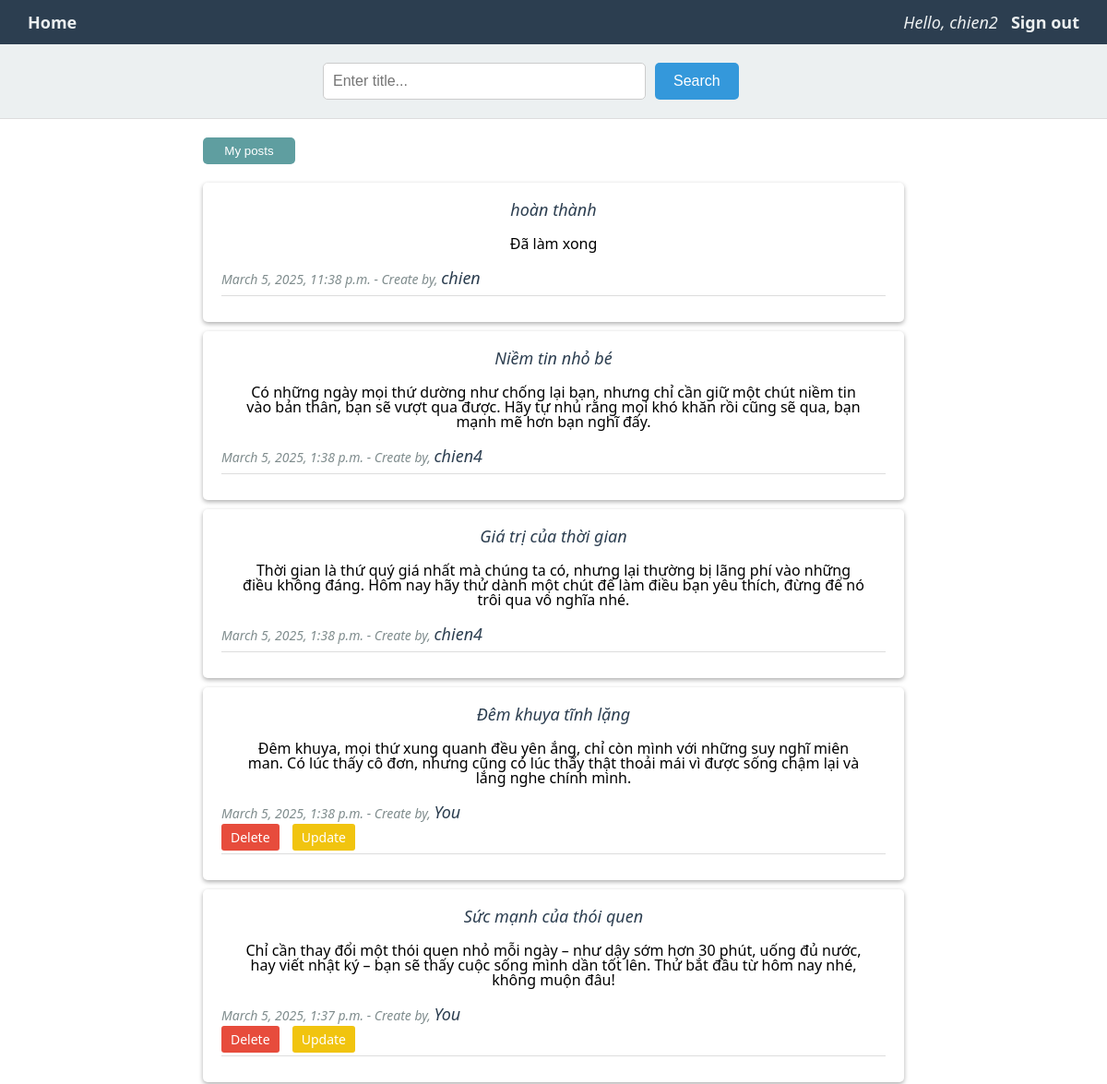
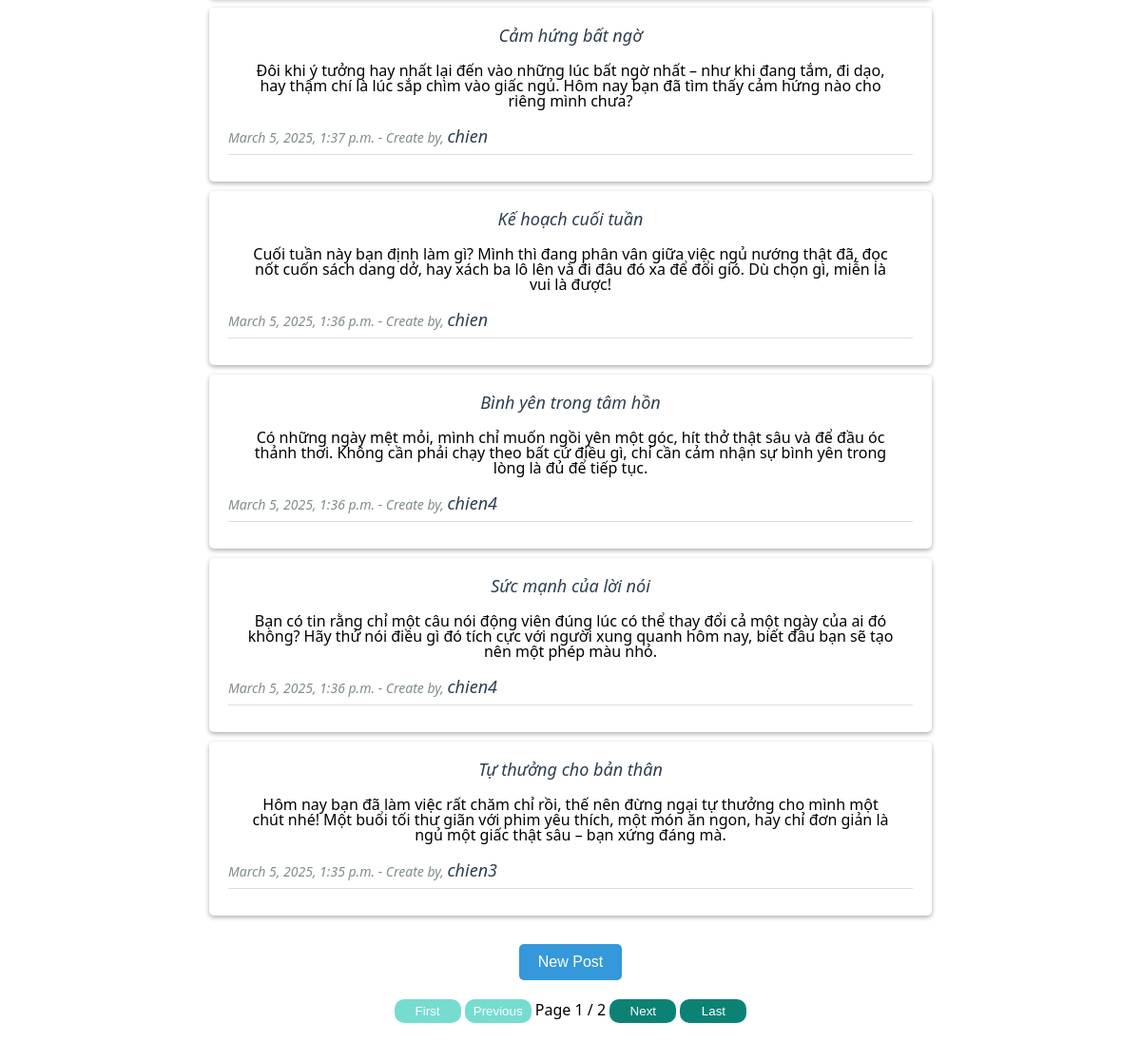
Screenshot of / (signed in) with the database file from the repository (2 pictures, top to bottom).
### accountApp/models.py (models this page shows)
class UserBlog(AbstractUser):
    phone = models.CharField(max_length=10, blank=True, null=True)
    bio = models.TextField(max_length=500, blank=True, null=True)
    def __str__(self):
        return self.username

### blogApp/models.py (models this page shows, shortened)
class Post(models.Model):
    title = models.CharField(max_length=100)
    content = models.TextField()
    date_create = models.DateTimeField(auto_now_add=True)
    author = models.ForeignKey(UserBlog, on_delete=models.CASCADE)

### blogApp/views.py (the view)
# urls.py: path('', views.index, name='home'),
def index(request):
    query = request.GET.get('q')
    if query:
        posts = Post.objects.filter(title__icontains=query).order_by('-date_create')
    else:
        posts = Post.objects.all().order_by('-date_create')
    items_per_page = 10
    paginator = Paginator(posts, items_per_page)
    page_number = request.GET.get('page')
    page_obj = paginator.get_page(page_number)
    return render(request, 'blogApp/index.html', {'page_obj':page_obj })

### templates/blogApp/index.html (shortened to what this page needs)
{% extends 'base.html' %}
{% load static %}
{% block head %}
<link rel="stylesheet" href="{% static 'blogApp/CSS/index.css' %}">
{% endblock %}
{% block body %}
<header>
    <div class="search">
        <form action="" method="get">
            <input type="text" name="q" id="search-title" placeholder="Enter title..." value="{{ request.GET.q }}">
            <button type="submit">Search</button>
        </form>
    </div>
</header>
<main class="content">
    {% if user.is_authenticated %}
    {% if request.path == '/getmypost/' %}
    <a href="{% url 'blogApp:home' %}"><button class="select-mypost-button">All posts</button></a>
    <button class="select-button" id="select-button">Select</button>
    {% else %}
    <a href="{% url 'blogApp:get-my-post' %}"><button class="select-mypost-button">My posts</button></a>
    {% endif %}
    {% endif %}
    <form action="{% url 'blogApp:delete-list-posts' %}" method="post">
        {% for post in page_obj %}
        <div class="post-content {{post.author.id}}">
            <p class="title">
                <strong>{{post.title}}</strong>
            </p>
            <p class="content-post">{{post.content}}</p>
            <i>{{post.date_create}} - Create by, <strong>{% if user == post.author %}You{% else %}{{post.author}}{% endif %}</strong></i>
            {% if user == post.author %}
            <a href="{% url 'blogApp:delete' post.id %}">Delete</a>
            <a href="{% url 'blogApp:update' post.id %}">Update</a>
            {% endif %}
            <hr>
        </div>
        {% empty %}
        <p>There aren't any posts at the moment.</p>
        {% endfor %}
    </form>
</main>
<div class="create-newpost-button-block">
    <a href="{% url 'blogApp:create' %}"><button style="margin-top: 10px;" class="create-newpost-button">New Post</button></a>
</div>
<div class="paginator">
{% if page_obj.paginator.num_pages > 1 %}
    {% if page_obj.has_previous %}
        <a href="?page=1&q={{request.GET.q}}"><button>First</button></a>
        <a href="?page={{ page_obj.previous_page_number }}&q={{request.GET.q}}"><button>Previous</button></a>
    {% else %}
        <button disabled>First</button>
        <button disabled>Previous</button>
        {% endif %}
        <span class="current">
            Page {{ page_obj.number }} / {{ page_obj.paginator.num_pages }}
        </span>
    {% if page_obj.has_next %}
        <a href="?page={{ page_obj.next_page_number }}&q={{request.GET.q}}"><button>Next</button></a>
        <a href="?page={{ page_obj.paginator.num_pages }}&q={{request.GET.q}}"><button>Last</button></a>
    {% else %}
        <button disabled>Next</button>
        <button disabled>Last</button>
    {% endif %}
{% endif %}
</div>
{% endblock %}

### templates/base.html (shortened to what this page needs)
{% load static %}
<!DOCTYPE html>
<html lang="en">
    <head>
        <link rel="stylesheet" href="{% static 'reset.css' %}">
        <link rel="stylesheet" href="{% static 'base.css' %}">
        {% block head %}{% endblock %}
    </head>
    <body>
        <nav>
            <div class="nav-home">
                <a href="{% url 'blogApp:home' %}">Home</a>
            </div>
            <div class="nav-accounts">
                {% if user.is_authenticated %}
                <span>Hello, <i>{{user.username}}</i></span>
                <a href="{% url 'account:logout' %}">Sign out</a>
                {% else %}
                <a href="{% url 'account:login' %}">Sign in</a>
                <a href="{% url 'account:register' %}">Sign up</a>
                {% endif %}
            </div>
        </nav>
        {% block body %}{% endblock %}
    </body>
</html>

### static/base.css (style rules this page uses)
* { box-sizing: border-box; }
body { font-family: 'Segoe UI', Tahoma, Geneva, Verdana, sans-serif; }
nav { background-color: #2c3e50; padding: 15px 20px; box-shadow: 0 2px 5px rgba(0, 0, 0, 0.1); display: flex; }
nav a { color: #ecf0f1; text-decoration: none; font-size: 18px; font-weight: bold; transition: color 0.3s; padding: 10px; border-radius: 10px; }
nav .nav-accounts { margin-left: auto; }
nav .nav-accounts span { font-size: 18px; font-style: italic; color: #ecf0f1; }

### static/blogApp/CSS/index.css (style rules this page uses)
header { padding: 20px; background-color: #ecf0f1; border-bottom: 1px solid #ddd; }
.search { display: flex; justify-content: center; }
.search form { display: flex; gap: 10px; max-width: 500px; width: 100%; }
.search input[type="text"] { padding: 10px; font-size: 16px; border: 1px solid #ccc; border-radius: 5px; width: 70%; outline: none; transition: border-color 0.3s; }
.search button { padding: 10px 20px; background-color: #3498db; color: white; border: none; border-radius: 5px; cursor: pointer; font-size: 16px; transition: background-color 0.3s; }
.content { max-width: 800px; margin: 20px auto; padding: 0 20px; }
.content button, .content .delete-select-button { width: 100px; margin-bottom: 20px; padding: 7px; border-radius: 5px; border: none; background-color: cadetblue; color: #fff; cursor: pointer; }
.post-content { background-color: white; padding: 20px; margin-bottom: 10px; border-radius: 5px; box-shadow: 0 2px 5px rgba(0, 0, 0, 0.321); }
.post-content p { margin-bottom: 10px; }
.post-content strong { font-size: 18px; color: #2c3e50; }
.post-content i { font-style: italic; display: block; color: #7f8c8d; font-size: 14px; margin-bottom: 10px; }
.post-content a { text-decoration: none; padding: 5px 10px; border-radius: 3px; font-size: 14px; margin-right: 10px; }
.post-content a[href*="delete"] { background-color: #e74c3c; color: white; }
.post-content a[href*="update"] { background-color: #f1c40f; color: white; }
.content p { text-align: center; color: #7f8c8d; font-style: italic; }
.content .content-post { font-style: normal; color: #000; margin: 20px; }
.create-newpost-button-block { text-align: center; margin: 20px 0; }
.create-newpost-button { padding: 10px 20px; background-color: #3498db; color: white; border: none; border-radius: 5px; cursor: pointer; font-size: 16px; transition: background-color 0.3s; }
hr { border: none; border-top: 1px solid #ddd; margin-top: 10px; }
.paginator { margin: 20px; position: relative; text-align: center; }
.paginator button { width: 70px; cursor: pointer; background-color: rgb(12, 130, 117); border: none; border-radius: 10px; padding: 5px; color: #fff; }
.paginator button[disabled] { background-color: rgb(118, 220, 208); }

### rows the page displays
UserBlog: username "chien2"
Post: title "hoàn thành", content "Đã làm xong", date_create "March 5, 2025, 11:38 p.m.", author "chien"
Post: title "Niềm tin nhỏ bé", content "Có những ngày mọi thứ dường như chống lại bạn, nhưng chỉ cần giữ một chút niềm tin vào bản thân, bạn sẽ vượt qua được. Hãy tự nhủ rằng mọi khó khăn rồi cũng sẽ qua, bạn mạnh mẽ hơn bạn nghĩ đấy.", date_create "March 5, 2025, 1:38 p.m.", author "chien4"
Post: title "Giá trị của thời gian", content "Thời gian là thứ quý giá nhất mà chúng ta có, nhưng lại thường bị lãng phí vào những điều không đáng. Hôm nay hãy thử dành một chút để làm điều bạn yêu thích, đừng để nó trôi qua vô nghĩa nhé.", date_create "March 5, 2025, 1:38 p.m.", author "chien4"
Post: title "Đêm khuya tĩnh lặng", content "Đêm khuya, mọi thứ xung quanh đều yên ắng, chỉ còn mình với những suy nghĩ miên man. Có lúc thấy cô đơn, nhưng cũng có lúc thấy thật thoải mái vì được sống chậm lại và lắng nghe chính mình.", date_create "March 5, 2025, 1:38 p.m.", shows "You", shows "Delete"
Post: title "Sức mạnh của thói quen", content "Chỉ cần thay đổi một thói quen nhỏ mỗi ngày – như dậy sớm hơn 30 phút, uống đủ nước, hay viết nhật ký – bạn sẽ thấy cuộc sống mình dần tốt lên. Thử bắt đầu từ hôm nay nhé, không muộn đâu!", date_create "March 5, 2025, 1:37 p.m.", shows "You", shows "Delete"
Post: title "Cảm hứng bất ngờ", content "Đôi khi ý tưởng hay nhất lại đến vào những lúc bất ngờ nhất – như khi đang tắm, đi dạo, hay thậm chí là lúc sắp chìm vào giấc ngủ. Hôm nay bạn đã tìm thấy cảm hứng nào cho riêng mình chưa?", date_create "March 5, 2025, 1:37 p.m.", author "chien"
Post: title "Kế hoạch cuối tuần", content "Cuối tuần này bạn định làm gì? Mình thì đang phân vân giữa việc ngủ nướng thật đã, đọc nốt cuốn sách dang dở, hay xách ba lô lên và đi đâu đó xa để đổi gió. Dù chọn gì, miễn là vui là được!", date_create "March 5, 2025, 1:36 p.m.", author "chien"
Post: title "Bình yên trong tâm hồn", content "Có những ngày mệt mỏi, mình chỉ muốn ngồi yên một góc, hít thở thật sâu và để đầu óc thảnh thơi. Không cần phải chạy theo bất cứ điều gì, chỉ cần cảm nhận sự bình yên trong lòng là đủ để tiếp tục.", date_create "March 5, 2025, 1:36 p.m.", author "chien4"
Post: title "Sức mạnh của lời nói", content "Bạn có tin rằng chỉ một câu nói động viên đúng lúc có thể thay đổi cả một ngày của ai đó không? Hãy thử nói điều gì đó tích cực với người xung quanh hôm nay, biết đâu bạn sẽ tạo nên một phép màu nhỏ.", date_create "March 5, 2025, 1:36 p.m.", author "chien4"
Post: title "Tự thưởng cho bản thân", content "Hôm nay bạn đã làm việc rất chăm chỉ rồi, thế nên đừng ngại tự thưởng cho mình một chút nhé! Một buổi tối thư giãn với phim yêu thích, một món ăn ngon, hay chỉ đơn giản là ngủ một giấc thật sâu – bạn xứng đáng mà.", date_create "March 5, 2025, 1:35 p.m.", author "chien3"

### other values shown
{{ page_obj.number }} "1"
{{ page_obj.paginator.num_pages }} "2"
